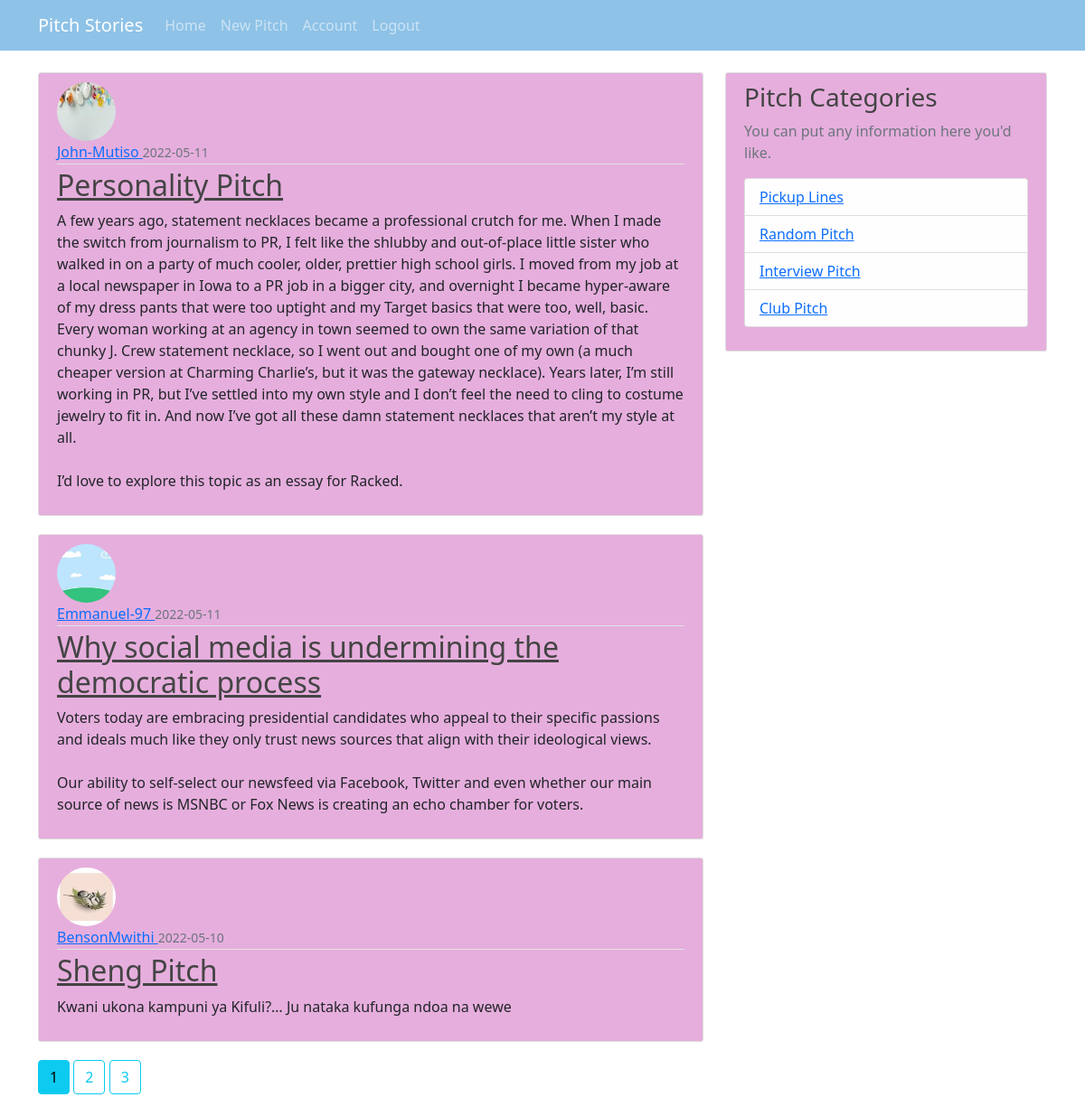
Screenshot of / (signed in) with the database file from the repository.
### app/models.py (models this page shows, shortened)
class Post(db.Model):
    id = db.Column(db.Integer, primary_key=True)
    title = db.Column(db.String(100), nullable=False)
    date_posted = db.Column(db.DateTime, nullable=False, default=datetime.utcnow)
    content = db.Column(db.Text, nullable=False)
    user_id = db.Column(db.Integer, db.ForeignKey('user.id'), nullable=False)

class User(db.Model, UserMixin):
    id = db.Column(db.Integer, primary_key= True)
    username = db.Column(db.String(20), unique= True,nullable= False )
    email = db.Column(db.String(120), unique = True, nullable = False)
    image_file = db.Column(db.String(20),nullable= False, default = 'default.jpg')
    password = db.Column(db.String(60), nullable = False)
    posts = db.relationship('Post', backref= 'author', lazy= True)

### app/views.py (the view)
@app.route('/')
def home():
    page = request.args.get('page', 1, type =int)
    posts = Post.query.order_by(Post.date_posted.desc()).paginate(page=page, per_page=3)
    title = 'Pitch Stories'
    return render_template('index.html', title=title, posts=posts)

### app/models.py (called while the page is built)
@login_manager.user_loader
def load_user(user_id):
    return User.query.get(int(user_id))

### app/templates/index.html (shortened to what this page needs)
{% extends 'base.html'%}
{%block content%}
    {% for post in posts.items %}
    <article class= 'media content-section'>
        <img class='rounded-circle article-img' src="{{ url_for('static', filename='profile_pics/'+ post.author.image_file) }}">
        <div class= 'media-body'>
            <div class= 'article-metadata'>
                <a class='mr-2' href='#'> {{ post.author.username}} </a>
                <small class='text-muted'> {{post.date_posted.strftime('%Y-%m-%d')}}</small>
            </div>
            <h2><a class='article-title' href="{{ url_for('post', post_id=post.id) }}">{{ post.title }}</a> </h2>
            <p class = 'article-content'>{{ post.content }}</p>
        </div>
    </article>
    {%endfor%}
    {% for page_num in posts.iter_pages(left_edge=1, right_edge=1, left_current=1, right_current=2) %}
        {% if page_num %}
            {% if posts.page == page_num %}
            <a class="btn btn-info mb-4" href="{{ url_for('home', page=page_num)}}">{{ page_num }}</a>
            {% else %}
            <a class="btn btn-outline-info mb-4" href="{{ url_for('home', page=page_num)}}">{{ page_num }}</a>
            {% endif %}
        {% else %}
        ...
        {% endif %}
    {% endfor %}
{%endblock content%}

### app/static/css/index.css (style rules this page uses)
body { background: #a2ccc8; color: #333333; margin-top: 5rem; }
h1, h2, h3, h4, h5, h6 { color: #444444; }
.content-section { background: #e6aedd; padding: 10px 20px; border: 1px solid #dddddd; border-radius: 3px; margin-bottom: 20px; }
.article-title { color: #444444; }
.article-content { white-space: pre-line; }
.article-img { height: 65px; width: 65px; margin-right: 16px; }
.article-metadata { padding-bottom: 1px; margin-bottom: 4px; border-bottom: 1px solid #e3e3e3 }

### rows the page displays
Post: image_file (picture), author.username "John-Mutiso", date_posted "2022-05-11", title "Personality Pitch", content "A few years ago, statement necklaces became a professional crutch for me. When I made the switch from journalism to PR, I felt like the shlubby and out-of-place little sister who walked in on a party of much cooler, older, prettier high school girls. I moved from my job at a local newspaper in Iowa to a PR job in a bigger city, and overnight I became hyper-aware of my dress pants that were too uptight and my Target basics that were too, well, basic. Every woman working at an agency in town seemed to own the same variation of that chunky J. Crew statement necklace, so I went out and bought one of my own (a much cheaper version at Charming Charlie’s, but it was the gateway necklace). Years…"
Post: image_file (picture), author.username "Emmanuel-97", date_posted "2022-05-11", title "Why social media is undermining the democratic process", content "Voters today are embracing presidential candidates who appeal to their specific passions and ideals much like they only trust news sources that align with their ideological views. Our ability to self-select our newsfeed via Facebook, Twitter and even whether our main source of news is MSNBC or Fox News is creating an echo chamber for voters."
Post: image_file (picture), author.username "BensonMwithi", date_posted "2022-05-10", title "Sheng Pitch", content "Kwani ukona kampuni ya Kifuli?… Ju nataka kufunga ndoa na wewe"

### other values shown
{{ page_num }} "1"
{{ page_num }} "2" "3"
